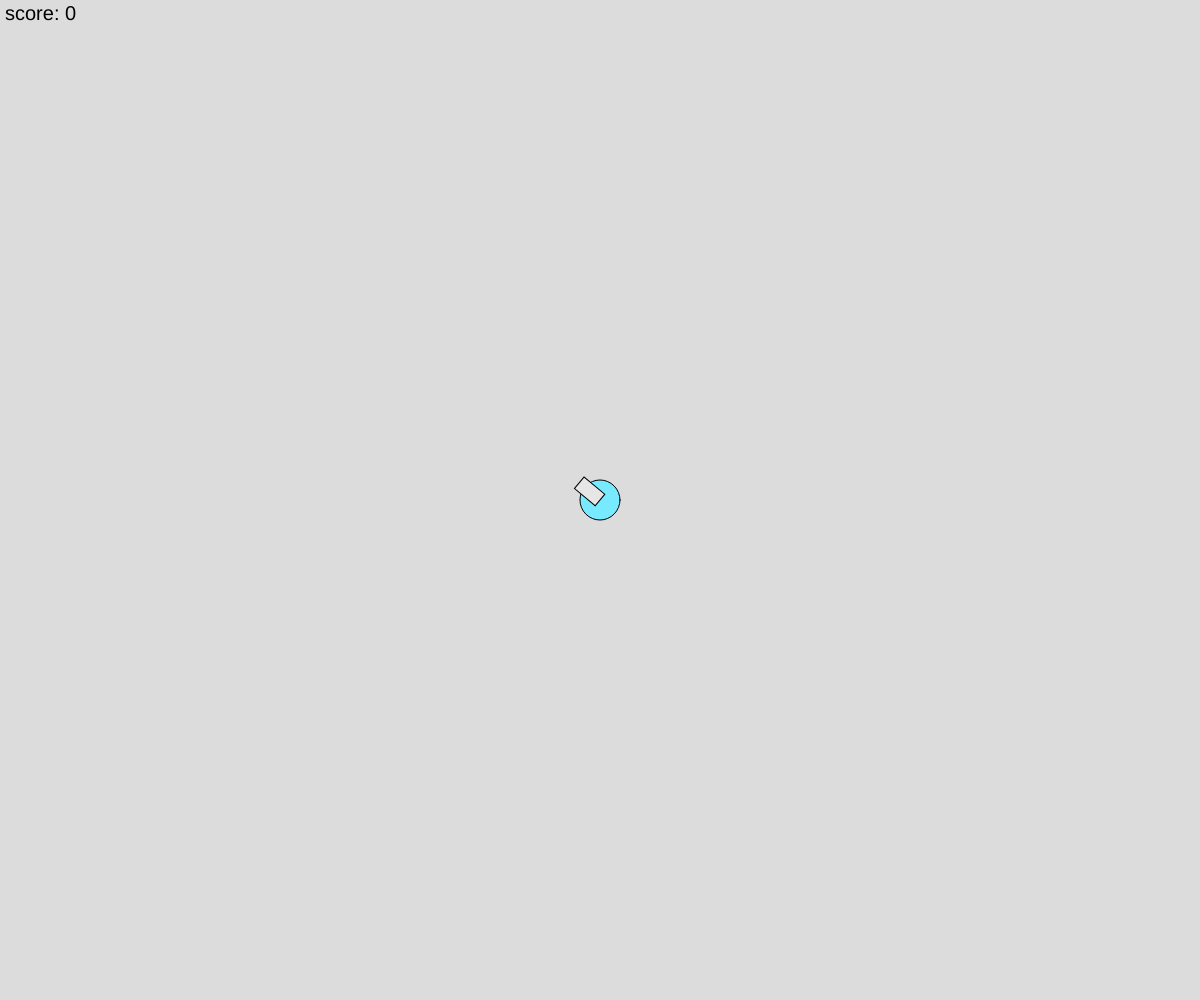
Frame 1 (no input)
Frame 60 (no input): identical to frame 1, image omitted
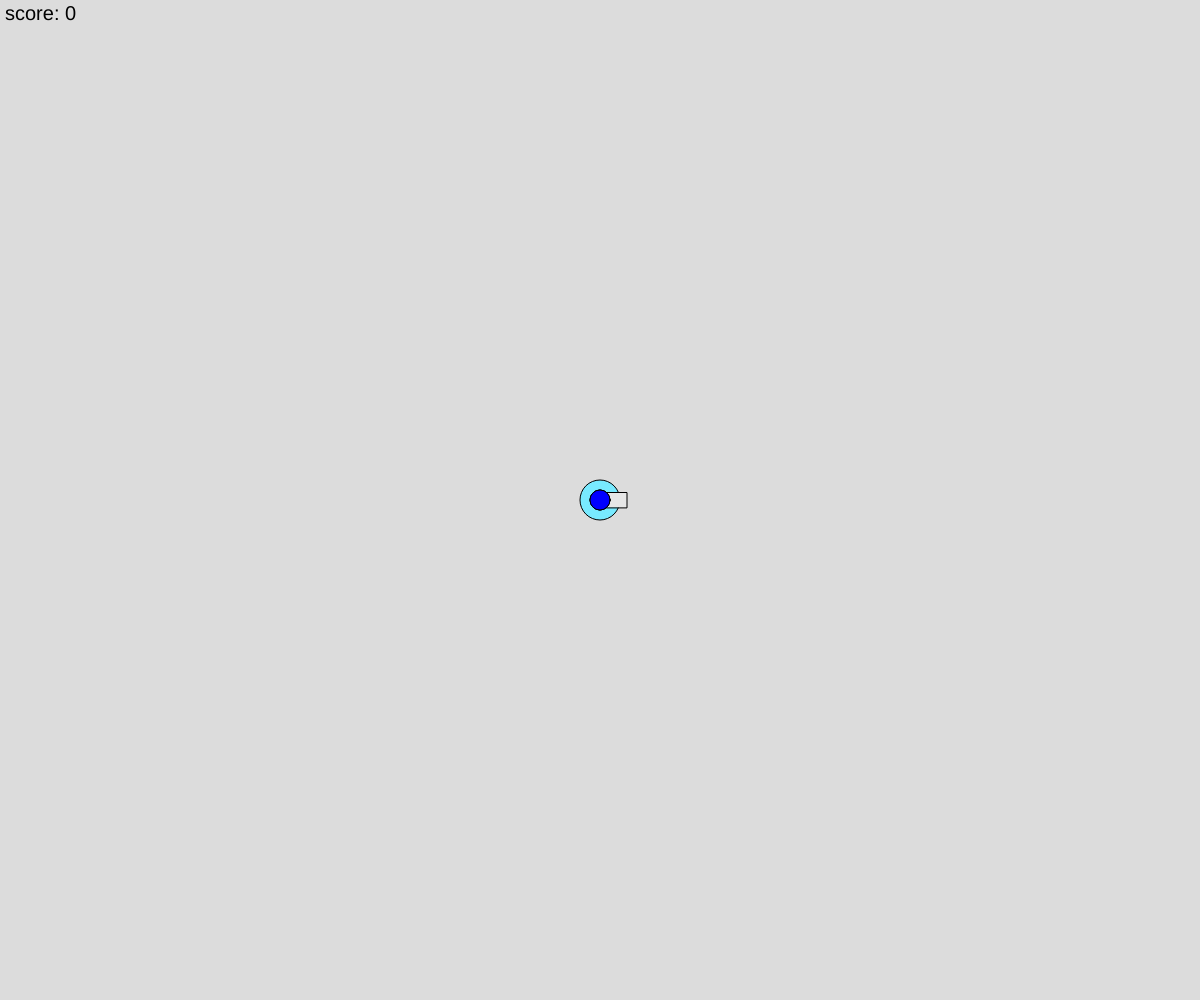
Frame 120 (the mouse pressed at the canvas centre since frame 60)

The p5.js sketch that drew these frames (run headless with seeded random() and noise() and a simulated clock; from frame 60 on, the mouse is pressed at the canvas centre):

// p5.js sketch
// ── sketch.js
let heroe;
let bullets=[];
let timer=0;
let tiempo=0;
let baddies=[];
let baddieVelocity=5;
let petalos=new Array(15)
let enemy;
let r=0;
let g=100;
let b=1000;

class Enemy{
  constructor(x,y,velLim,life,points){
    this.position=createVector(x,y);
    this.velLim=velLim;
    this.life=life;
    this.points=points;
    this.velocity=createVector(0,0);
  }
  update(){
    let heroePosition=createVector(heroe.position.x-this.position.x,heroe.position.y-this.position.y);
    heroePosition.normalize();
    this.velocity.add(heroePosition);
    this.velocity.limit(this.velLim);
    this.position.add(this.velocity);
  }
  /*display(){
    r+=0.01;
    g+=0.01;
    b+=0.01;
    push()
    translate(this.position)
    for(let i=0;i<petalos.length;i++){
      rotate(TWO_PI/petalos.length);
      fill('red')
      triangle(10,0,0,10,15,15);
    }
    pop()
    fill(150)
    circle(this.position.x,this.position.y,30)
  }*/
  collision(){
    for(let i=0;i<bullets.length;i++){
      
      if(Math.abs(this.position.x-bullets[i].position.x)<25&&Math.abs(this.position.y-bullets[i].position.y)<25){
        this.life-=10;
        bullets.splice(i,1);
        i++;
      }
    }
  }
}

class Spike extends Enemy{
  constructor(x,y,velLim,life,points){
    super(x,y,velLim,life,points)
  }
  display(){
    push()
    translate(this.position)
    for(let i=0;i<petalos.length;i++){
      rotate(TWO_PI/petalos.length);
      fill('red')
      triangle(10,0,0,10,15,15);
    }
    pop()
    fill(150)
    circle(this.position.x,this.position.y,30)
  }
}

class Rainbow extends Enemy{
  constructor(x,y,velLim,life,points){
    super(x,y,velLim,life,points)
  }
  display(){
    push();
    colorMode(HSB);
    fill((5*frameCount) % 360, 100, 100)
    circle(this.position.x,this.position.y,50)
    pop();
  }
}

class Speedy extends Enemy{
  constructor(x,y,velLim,life,points){
    super(x,y,velLim,life,points)
  }
  display(){
    push();
    fill('#E8FF00')
    circle(this.position.x,this.position.y,25)
    pop();
  }
}

class Bullet{
  constructor(diametro,limite){
    this.mouse=createVector(mouseX-heroe.position.x,mouseY-heroe.position.y);
    this.mouse.normalize();
    this.diametro=diametro;
    this.limite=limite;
    this.position=createVector(heroe.position.x,heroe.position.y);
    this.velocity=createVector(0,0);
  }
  display(){
    let distancia=createVector(this.mouse.x,this.mouse.y);
    distancia.mult(33);
    push();
    fill(0,0,255);
    circle(this.position.x+distancia.x,this.position.y+distancia.y,this.diametro)
    pop();
  }
  update(){
    this.velocity.add(this.mouse);
    this.velocity.limit(this.limite)
    this.position.add(this.velocity);
  }
}


class Heroe{
  constructor(){
    this.position=createVector(width/2,height/2);
    this.velocity=createVector(0,0);
    this.acceleration=createVector(0,0);
    this.score=0;
    this.life=10
  }
  display(){
    push();
    fill(120, 234, 255)
    circle(this.position.x,this.position.y,40);
    let mouse=createVector(mouseX-this.position.x,mouseY-this.position.y);
    fill(230)
    translate(this.position)
    rotate(mouse.heading()-HALF_PI);
    rect(0-7.5,0,15,27)
    pop();
  }
  update(){
    this.velocity.add(this.acceleration);
    this.velocity.limit(8);
    this.position.add(this.velocity);
    if(keyIsDown(UP_ARROW)||keyIsDown(87)){
      this.velocity.y-=0.35;
    }
    if(keyIsDown(LEFT_ARROW)||keyIsDown(65)){
      this.velocity.x-=0.35;
    }
    if(keyIsDown(RIGHT_ARROW)||keyIsDown(68)){
      this.velocity.x+=0.35;
    }
    if(keyIsDown(DOWN_ARROW)||keyIsDown(83)){
      this.velocity.y+=0.35;
    }
    
    if(keyIsPressed===false){
      this.velocity.x-=(this.velocity.x/15);
      this.velocity.y-=(this.velocity.y/15);
    }
    }

  checkEdges(){
    if(this.position.x>width){
      this.position.x=0;
    }
    if(this.position.x<0){
      this.position.x=width;
    }
    if(this.position.y>height){
      this.position.y=0;
    }
    if(this.position.y<0){
      this.position.y=height;
    }
  }
    shoot(){
      tiempo++;
      if (tiempo===21){
        tiempo=0;
      }
      if(mouseIsPressed===true&&tiempo===20){
      bullets.push(new Bullet(20,15));
    }
      bullets.forEach(function(value,index,array){
        value.display();
        value.update();
      })
    }
  dispose(){
    for(let i=0;i<bullets.length;i++){
      if(bullets[i].position.x>width||bullets[i].position.y>height||bullets[i].position.x<0||bullets[i].position.y<0){
        bullets.splice(i,1);
        i++;
      }
    }
  }
  scoring(){
    for(let i=0;i<baddies.length;i++){
      if(baddies[i].life===0){
        this.score+=baddies[i].points;
        baddies.splice(i,1);
        i++;
      }
    }
  }
  
  collision(){
    for(let i=0;i<baddies.length;i++){
      
      if(Math.abs(baddies[i].position.x-this.position.x)<30&&Math.abs(baddies[i].position.y-this.position.y)<30){
        this.life-=10;
        textSize(50)
        fill('red')
        text('GAME OVER',width/4,height/2)
        i++;
        noLoop();
      }
    }
  }
  }

function setup() {
  createCanvas(windowWidth,windowHeight);
  enemy=new Enemy(0,0,5,10,10)
  heroe=new Heroe();
}

function draw() {
  background(220);
  textSize(20)
  text('score: '+heroe.score,5,20)
  heroe.display();
  heroe.update();
  heroe.checkEdges();
  heroe.dispose();
  heroe.shoot();
  heroe.scoring();
  heroe.collision()
  //enemy.display();
  //enemy.update();
  timer++;
  baddieVelocity+=0.001;
    if(timer>700){
    timer=0
  }
  if(timer===175){
    baddies.push(new Spike(random(width),0,baddieVelocity,30,10))
  }
  if(timer===350){
    baddies.push(new Speedy(0,random(height),baddieVelocity*1.5,20,20))
  }
  if(timer===525){
    baddies.push(new Rainbow(width,random(height),baddieVelocity*0.2,100,30))
  }
  if(timer===700){
    baddies.push(new Spike(random(width),height,baddieVelocity,30,10))
  }
  push()
  if(timer===165){
    stroke('red')
    strokeWeight(20);
    line(0,1,width,1)
  }
  if(timer===340){
    stroke('red')
    strokeWeight(20);
    line(1,0,1,height)
  }
  if(timer===515){
    stroke('red')
    strokeWeight(20);
    line(width-1,0,width-1,height)
  }
  if(timer===690){
    stroke('red')
    strokeWeight(20);
    line(0,height-1,width,height-1)
  }
  pop()
  baddies.forEach(function(value,index,array){
    value.display();
    value.update();
    value.collision();
  })
}
